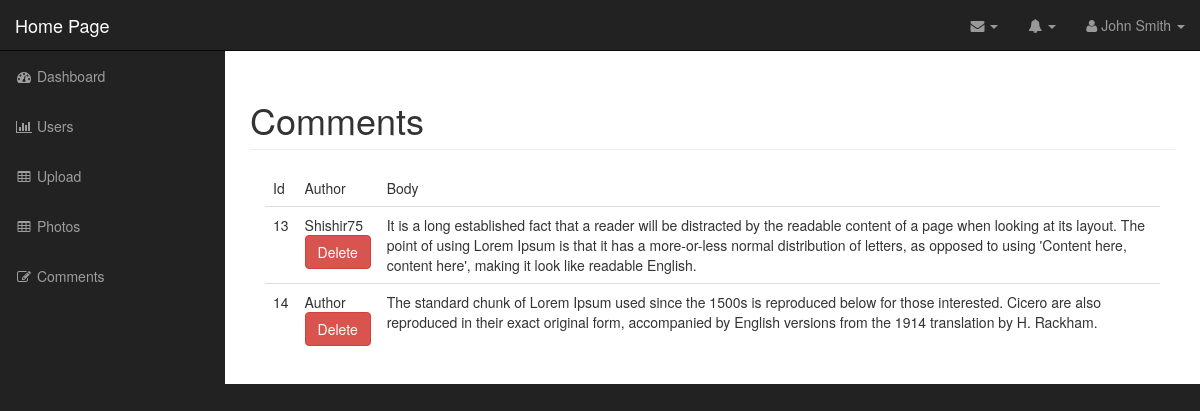
/admin/comment_photo.php?id=29 (signed in), run on the app's committed database.
### tables this page shows
CREATE TABLE `comments` (
  `id` int(11) NOT NULL,
  `photo_id` int(11) NOT NULL,
  `author` varchar(255) NOT NULL,
  `body` text NOT NULL
);

### admin/includes/database.php (called while the page is built, shortened)
<?php
	class Database{
		public $connection;
		private function open_db_connection(){
			$this->connection = new mysqli(DB_HOST,DB_USER,DB_PASS,DB_NAME);
		}
		public function query($sql){
			$result = $this->connection->query($sql);
			return $result;
		}
		public function escape_string($string){
			$escaped_string = $this->connection->real_escape_string($string);
			return $escaped_string;
		}
	}
	$database = new Database();
?>

### admin/includes/comment.php (called while the page is built, shortened)
<?php
class Comment extends Db_object{
	protected static $db_table = "comments";
	public static function find_the_comments($photo_id=0)
	{
		global $database;
		$sql = "SELECT * FROM ".self::$db_table;
		$sql .= " WHERE photo_id = ".$database->escape_string($photo_id);
		$sql .= " ORDER BY photo_id DESC";
		return self::find_by_query($sql);
	}
}
?>

### admin/includes/db_object.php (called while the page is built, shortened)
<?php
	class Db_object{
		public static function find_by_query($sql){
			global $database;
			$result_set = $database->query($sql);
			$the_object_array = array();
			while ($row = $result_set->fetch_array()) {
				$the_object_array[] = static::instantiation($row);
			}
			return $the_object_array;
		}
		public static function instantiation($the_record){
			$the_object = new $calling_class;
			foreach ($the_record as $the_attribute => $value) {
				if ($the_object->has_the_attribute($the_attribute)) {
					$the_object->$the_attribute = $value;
				}
			}
			return $the_object;
		}
		private function has_the_attribute($the_attribute){
			$object_properties = get_object_vars($this);
			return array_key_exists($the_attribute, $object_properties);
		}
	}
?>

### admin/comment_photo.php (the view, shortened to what this page needs)
<?php include("includes/header.php"); ?>
<?php
$comments = Comment::find_the_comments($_GET['id']);
?>
<nav class="navbar navbar-inverse navbar-fixed-top" role="navigation">
    <?php include 'includes/top_nav.php'; ?>
    <?php include 'includes/side_nav.php'; ?>
</nav>
<div id="page-wrapper">
    <div class="container-fluid">
        <div class="row">
            <div class="col-lg-12">
                <h1 class="page-header">Comments</h1>
               <div class="col-md-12">
                    <table class="table table-hover">
                        <thead>
                            <tr>
                                <td>Id</td>
                                <td>Author</td>
                                <td>Body</td>
                            </tr>
                        </thead>
                        <tbody>
                            <?php foreach ($comments as $comment): ?>
                                <tr>
                                    <td><?php echo $comment->id; ?></td>
                                    <td><?php echo $comment->author; ?>
                                        <div class="action_links">
                                            <a class="btn btn-danger" href="delete_comment_photo.php?id=<?php echo $comment->id; ?>">Delete</a>
                                        </div>
                                    </td>
                                    <td><?php echo $comment->body; ?></td>
                                </tr>
                            <?php endforeach ?>
                        </tbody>
                    </table>
               </div>
            </div>
        </div>
    </div>
</div>
  <?php include("includes/footer.php"); ?>

### admin/css/sb-admin.css (style rules this page uses)
body { margin-top: 100px; background-color: #222; }
@media (min-width:768px) { body { margin-top: 50px; } }
#page-wrapper { width: 100%; padding: 0; background-color: #fff; }
@media (min-width:768px) { #page-wrapper { padding: 10px; } }

### data on the page
comments: id "13", author "Shishir75", body "It is a long established fact that a reader will be distracted by the readable content of a page when looking at its layout. The point of using Lorem Ipsum is that it has a more-or-less normal distribution of letters, as opposed to using 'Content here, content here', making it look like readable English."
comments: id "14", author "Author", body "The standard chunk of Lorem Ipsum used since the 1500s is reproduced below for those interested. Cicero are also reproduced in their exact original form, accompanied by English versions from the 1914 translation by H. Rackham."
